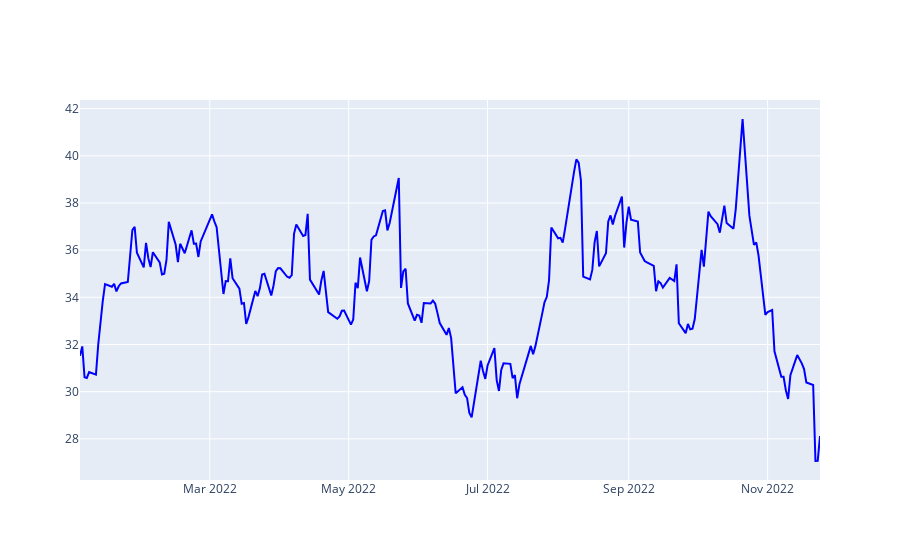

The notebook cell saved with this chart:
### Code cell
fig = go.Figure()

fig.add_trace(
    go.Scatter(
        name="Fechamento",
        x=df.index,
        y=df["Close"],
        line=dict(color='blue', width=2))
)

### Figure 1 — Plotly figure (JSON) as saved in the notebook; plotly's stock layout.template omitted (floating-point values rounded to 4 significant figures; data arrays with more than 128 entries replaced by an {"elided": "..."} marker saying what was removed)
{"data": [{"line": {"color": "blue", "width": 2}, "name": "Fechamento", "type": "scatter", "x": {"elided": "225 str values"}, "y": {"elided": "225 float values"}}], "layout": {}}
